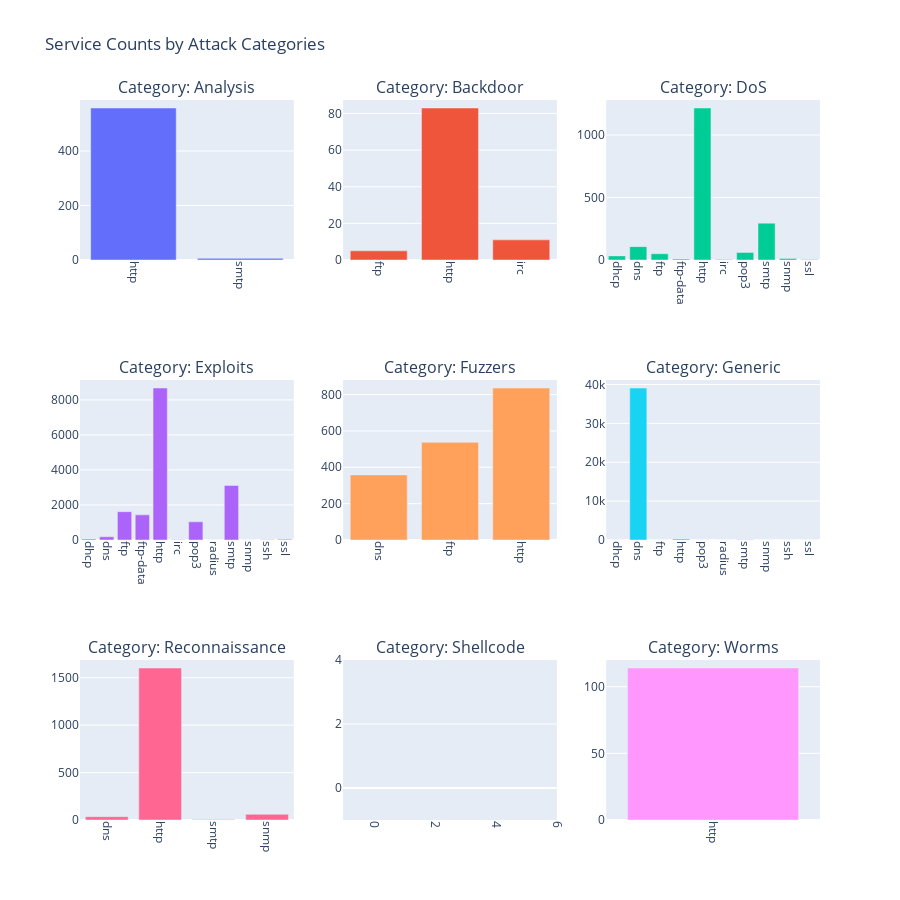

The notebook cell this image was saved under:
### Code cell
import pandas as pd
import plotly.graph_objects as go
from plotly.subplots import make_subplots
import plotly.express as px
# Group the data by attack category and service, excluding normal attacks
df_attacks_cat_services = data[(data['attack_cat'] != 'normal')].groupby(['attack_cat', 'service']).size().reset_index(name='Count')

# Create a 3x3 subplot grid
fig = make_subplots(rows=3, cols=3,
                    subplot_titles=('Category: Analysis', 'Category: Backdoor', 'Category: DoS',
                                    'Category: Exploits', 'Category: Fuzzers', 'Category: Generic',
                                    'Category: Reconnaissance', 'Category: Shellcode', 'Category: Worms'))

# Create a list of attack categories to loop through
categories = ['Analysis', 'Backdoor', 'DoS', 'Exploits', 'Fuzzers', 'Generic', 'Reconnaissance', 'Shellcode', 'Worms']

# Define row and column positions for each plot
positions = [(1, 1), (1, 2), (1, 3), (2, 1), (2, 2), (2, 3), (3, 1), (3, 2), (3, 3)]

# Loop through the categories and create a bar plot for each one
for i, category in enumerate(categories):
    # Filter the dataframe for each attack category
    df_filtered = df_attacks_cat_services[df_attacks_cat_services['attack_cat'] == category]

    # Add bar plot to the subplot
    fig.add_trace(go.Bar(x=df_filtered['service'], y=df_filtered['Count'], name=category,
                         marker_color=px.colors.qualitative.Plotly[i]),
                  row=positions[i][0], col=positions[i][1])

# Update layout
fig.update_layout(height=900, width=900, title_text="Service Counts by Attack Categories", showlegend=False)

# Update x-axis for all subplots
fig.update_xaxes(tickangle=90)

# Show the figure
fig.show()
plt.savefig('plots/SERVICE.png')

### Figure 1 — Plotly figure (JSON) as saved in the notebook; plotly's stock layout.template omitted (floating-point values rounded to 4 significant figures)
{"data": [{"marker": {"color": "#636EFA"}, "name": "Analysis", "type": "bar", "x": ["http", "smtp"], "xaxis": "x", "y": [558, 6], "yaxis": "y"}, {"marker": {"color": "#EF553B"}, "name": "Backdoor", "type": "bar", "x": ["ftp", "http", "irc"], "xaxis": "x2", "y": [5, 83, 11], "yaxis": "y2"}, {"marker": {"color": "#00CC96"}, "name": "DoS", "type": "bar", "x": ["dhcp", "dns", "ftp", "ftp-data", "http", "irc", "pop3", "smtp", "snmp", "ssl"], "xaxis": "x3", "y": [33, 107, 50, 8, 1216, 4, 61, 295, 13, 4], "yaxis": "y3"}, {"marker": {"color": "#AB63FA"}, "name": "Exploits", "type": "bar", "x": ["dhcp", "dns", "ftp", "ftp-data", "http", "irc", "pop3", "radius", "smtp", "snmp", "ssh", "ssl"], "xaxis": "x4", "y": [52, 185, 1615, 1435, 8677, 10, 1039, 7, 3113, 5, 10, 39], "yaxis": "y4"}, {"marker": {"color": "#FFA15A"}, "name": "Fuzzers", "type": "bar", "x": ["dns", "ftp", "http"], "xaxis": "x5", "y": [358, 537, 836], "yaxis": "y5"}, {"marker": {"color": "#19D3F3"}, "name": "Generic", "type": "bar", "x": ["dhcp", "dns", "ftp", "http", "pop3", "radius", "smtp", "snmp", "ssh", "ssl"], "xaxis": "x6", "y": [9, 39116, 3, 289, 1, 3, 60, 1, 1, 13], "yaxis": "y6"}, {"marker": {"color": "#FF6692"}, "name": "Reconnaissance", "type": "bar", "x": ["dns", "http", "smtp", "snmp"], "xaxis": "x7", "y": [35, 1603, 5, 60], "yaxis": "y7"}, {"marker": {"color": "#B6E880"}, "name": "Shellcode", "type": "bar", "x": [], "xaxis": "x8", "y": [], "yaxis": "y8"}, {"marker": {"color": "#FF97FF"}, "name": "Worms", "type": "bar", "x": ["http"], "xaxis": "x9", "y": [114], "yaxis": "y9"}], "layout": {"annotations": [{"font": {"size": 16}, "showarrow": false, "text": "Category: Analysis", "x": 0.1444, "xanchor": "center", "xref": "paper", "y": 1, "yanchor": "bottom", "yref": "paper"}, {"font": {"size": 16}, "showarrow": false, "text": "Category: Backdoor", "x": 0.5, "xanchor": "center", "xref": "paper", "y": 1, "yanchor": "bottom", "yref": "paper"}, {"font": {"size": 16}, "showarrow": false, "text": "Category: DoS", "x": 0.8556, "xanchor": "center", "xref": "paper", "y": 1, "yanchor": "bottom", "yref": "paper"}, {"font": {"size": 16}, "showarrow": false, "text": "Category: Exploits", "x": 0.1444, "xanchor": "center", "xref": "paper", "y": 0.6111, "yanchor": "bottom", "yref": "paper"}, {"font": {"size": 16}, "showarrow": false, "text": "Category: Fuzzers", "x": 0.5, "xanchor": "center", "xref": "paper", "y": 0.6111, "yanchor": "bottom", "yref": "paper"}, {"font": {"size": 16}, "showarrow": false, "text": "Category: Generic", "x": 0.8556, "xanchor": "center", "xref": "paper", "y": 0.6111, "yanchor": "bottom", "yref": "paper"}, {"font": {"size": 16}, "showarrow": false, "text": "Category: Reconnaissance", "x": 0.1444, "xanchor": "center", "xref": "paper", "y": 0.2222, "yanchor": "bottom", "yref": "paper"}, {"font": {"size": 16}, "showarrow": false, "text": "Category: Shellcode", "x": 0.5, "xanchor": "center", "xref": "paper", "y": 0.2222, "yanchor": "bottom", "yref": "paper"}, {"font": {"size": 16}, "showarrow": false, "text": "Category: Worms", "x": 0.8556, "xanchor": "center", "xref": "paper", "y": 0.2222, "yanchor": "bottom", "yref": "paper"}], "height": 900, "showlegend": false, "title": {"text": "Service Counts by Attack Categories"}, "width": 900, "xaxis": {"anchor": "y", "domain": [0, 0.2889], "tickangle": 90}, "xaxis2": {"anchor": "y2", "domain": [0.3556, 0.6444], "tickangle": 90}, "xaxis3": {"anchor": "y3", "domain": [0.7111, 1], "tickangle": 90}, "xaxis4": {"anchor": "y4", "domain": [0, 0.2889], "tickangle": 90}, "xaxis5": {"anchor": "y5", "domain": [0.3556, 0.6444], "tickangle": 90}, "xaxis6": {"anchor": "y6", "domain": [0.7111, 1], "tickangle": 90}, "xaxis7": {"anchor": "y7", "domain": [0, 0.2889], "tickangle": 90}, "xaxis8": {"anchor": "y8", "domain": [0.3556, 0.6444], "tickangle": 90}, "xaxis9": {"anchor": "y9", "domain": [0.7111, 1], "tickangle": 90}, "yaxis": {"anchor": "x", "domain": [0.7778, 1]}, "yaxis2": {"anchor": "x2", "domain": [0.7778, 1]}, "yaxis3": {"anchor": "x3", "domain": [0.7778, 1]}, "yaxis4": {"anchor": "x4", "domain": [0.3889, 0.6111]}, "yaxis5": {"anchor": "x5", "domain": [0.3889, 0.6111]}, "yaxis6": {"anchor": "x6", "domain": [0.3889, 0.6111]}, "yaxis7": {"anchor": "x7", "domain": [0, 0.2222]}, "yaxis8": {"anchor": "x8", "domain": [0, 0.2222]}, "yaxis9": {"anchor": "x9", "domain": [0, 0.2222]}}}
